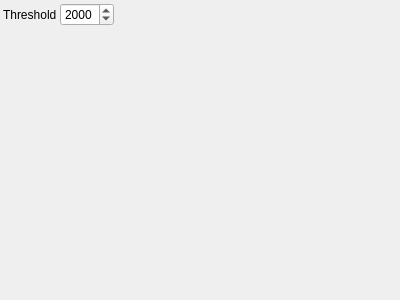
<?xml version="1.0" encoding="UTF-8"?>
<ui version="4.0">
 <class>BinarizeParametersControlWidget</class>
 <widget class="QWidget" name="BinarizeParametersControlWidget">
  <property name="geometry">
   <rect>
    <x>0</x>
    <y>0</y>
    <width>400</width>
    <height>300</height>
   </rect>
  </property>
  <property name="windowTitle">
   <string>BinarizeParameters</string>
  </property>
   <layout class="QGridLayout" name="gridLayout">
    <property name="margin">
     <number>3</number>
    </property>
    <property name="spacing">
     <number>3</number>
    </property>
    <item row="0" column="0">
     <widget class="QLabel" name="label_0">
       <property name="text">
         <string>Threshold</string>
       </property>
     </widget>
    </item>
    <item row="0" column="1">
     <widget class="QSpinBox" name="thresholdSpinBox">
       <property name="toolTip">
         <string>Threshold</string>
       </property>
       <property name="minimum">
        <number>0</number>
       </property>
       <property name="maximum">
        <number>4096</number>
       </property>
       <property name="singleStep">
        <number>1</number>
       </property>
       <property name="value">
        <number>2000</number>
       </property>
     </widget>
    </item>
   <item row="1" column="0">
    <spacer name="verticalSpacer">
     <property name="orientation">
      <enum>Qt::Vertical</enum>
     </property>
     <property name="sizeHint" stdset="0">
      <size>
       <width>0</width>
       <height>0</height>
      </size>
     </property>
    </spacer>
   </item>
   <item row="1" column="2">
    <spacer name="horizontalSpacer">
     <property name="orientation">
      <enum>Qt::Horizontal</enum>
     </property>
     <property name="sizeHint" stdset="0">
      <size>
       <width>0</width>
       <height>0</height>
      </size>
     </property>
    </spacer>
   </item>
  </layout>
 </widget>
 <layoutdefault spacing="3" margin="3"/>
 <resources/>
 <connections>
  <connection>
   <sender>thresholdSpinBox</sender>
   <signal>valueChanged(int)</signal>
   <receiver>BinarizeParametersControlWidget</receiver>
   <slot>changeParameters()</slot>
  </connection>
 </connections>
 <slots>
  <slot>changeParameters()</slot>
 </slots>
 <customwidgets>
 </customwidgets>
</ui>
